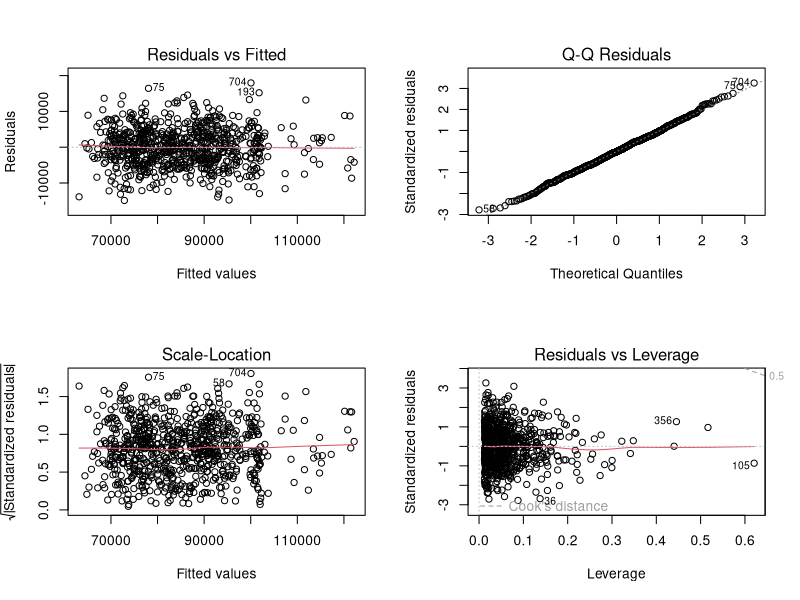

Generate this figure with R:
## ---- chunk 1

library(tidyverse)

## ---- chunk 2

sal_df <- vroom::vroom("Salary.csv")

sal_df <- sal_df |>
  mutate(
    MajorCategory = factor(MajorCategory),
    Sex = factor(Sex)
  )

sal_lm<-lm(Salary~ .,sal_df)
sal_lm_int_GPA_MAJ  <- lm(Salary ~ GPA * MajorCategory + Sex, data = sal_df)

head(sal_df)
## ---- chunk 3


# 1) Pull GPA beta (estimate) and p-value from the summary object
smry <- summary(sal_lm)
coef_mat <- smry$coefficients

gpa_estimate <- coef_mat["GPA", "Estimate"]
gpa_pvalue   <- coef_mat["GPA", "Pr(>|t|)"]

# 2) Confidence interval (default 95%)
gpa_ci <- confint(sal_lm, "GPA", level = 0.95)

# Print nicely
cat("GPA beta (Estimate):", round(gpa_estimate, 4), "\n")
cat("GPA p-value        :", signif(gpa_pvalue, 4), "\n")
cat("GPA 95% CI         : [",
    round(gpa_ci[1], 4), ", ", round(gpa_ci[2], 4), "]\n", sep = "")


## ---- chunk 4

# -------------------------
# Helper: per-major GPA effects (beta, p, 95% CI), no SE/stat printed
# -------------------------
per_major_gpa_effects <- function(model, major_var = "MajorCategory", gpa_var = "GPA", level = 0.95) {
  sm   <- summary(model)
  cf   <- sm$coefficients
  V    <- vcov(model)
  levs <- levels(model$model[[major_var]])
  ref  <- levs[1]  # reference level

  term_gpa <- gpa_var
  out <- list()

  # Baseline (reference major)
  est_ref <- cf[term_gpa, "Estimate"]
  se_ref  <- cf[term_gpa, "Std. Error"]
  p_ref   <- cf[term_gpa, "Pr(>|t|)"]

  alpha <- 1 - level
  tcrit <- qt(1 - alpha/2, df = sm$df[2])
  ci_ref <- c(est_ref - tcrit * se_ref, est_ref + tcrit * se_ref)

  out[[ref]] <- tibble(
    MajorCategory = ref,
    estimate      = est_ref,
    p_value       = p_ref,
    conf_low      = ci_ref[1],
    conf_high     = ci_ref[2]
  )

  # Non-reference majors: slope = beta_GPA + beta_interaction
  for (k in levs[-1]) {
    ti1 <- paste0(gpa_var, ":", major_var, k)
    ti2 <- paste0(major_var, k, ":", gpa_var)
    ti  <- c(ti1, ti2)[c(ti1, ti2) %in% rownames(cf)][1]
    if (is.na(ti)) next

    est <- cf[term_gpa, "Estimate"] + cf[ti, "Estimate"]
    var_ <- V[term_gpa, term_gpa] + V[ti, ti] + 2 * V[term_gpa, ti]
    se   <- sqrt(var_)
    tval <- est / se
    pval <- 2 * pt(abs(tval), df = sm$df[2], lower.tail = FALSE)
    ci   <- c(est - tcrit * se, est + tcrit * se)

    out[[k]] <- tibble(
      MajorCategory = k,
      estimate      = est,
      p_value       = pval,
      conf_low      = ci[1],
      conf_high     = ci[2]
    )
  }

  bind_rows(out) |>
    arrange(MajorCategory)
}

# -------------------------
# 1) Per-major GPA slopes (beta, p, CI)
# -------------------------
gpa_by_major_tbl <- per_major_gpa_effects(
  model     = sal_lm_int_GPA_MAJ,
  major_var = "MajorCategory",
  gpa_var   = "GPA",
  level     = 0.95
)

cat("\n=== GPA slope within each MajorCategory (beta, p, 95% CI) ===\n")
gpa_by_major_tbl |>
  mutate(
    across(c(estimate, conf_low, conf_high), ~round(.x, 3)),
    p_value = signif(p_value, 3)
  ) |>
  print(n = Inf)

# -------------------------
# 2) Raw interaction terms (difference vs. reference major) + 95% CI
# -------------------------
sm_int <- summary(sal_lm_int_GPA_MAJ)
cf_mat <- sm_int$coefficients
ci_all <- confint(sal_lm_int_GPA_MAJ, level = 0.95)

interaction_rows <- rownames(cf_mat)[
  grepl("^GPA:MajorCategory|^MajorCategory.+:GPA$", rownames(cf_mat))
]

interaction_tbl <- tibble(
  term      = interaction_rows,
  estimate  = cf_mat[interaction_rows, "Estimate"],
  p_value   = cf_mat[interaction_rows, "Pr(>|t|)"],
  conf_low  = ci_all[interaction_rows, 1],
  conf_high = ci_all[interaction_rows, 2]
) |>
  arrange(term)

cat("\n=== Interaction terms: difference in GPA slope vs. reference major ===\n")
interaction_tbl |>
  mutate(
    across(c(estimate, conf_low, conf_high), ~round(.x, 3)),
    p_value = signif(p_value, 3)
  ) |>
  print(n = Inf)

# -------------------------
# 3) F-tests (does interaction improve fit?)
# -------------------------
cat("\n=== Nested model comparison (no interaction vs. with interaction) ===\n")
print(anova(sal_lm, sal_lm_int_GPA_MAJ))

cat("\n=== Drop1 test (joint test of GPA:MajorCategory block) ===\n")
print(drop1(sal_lm_int_GPA_MAJ, test = "F"))




## ---- chunk 5

# linear model predicting Salary by Major Category
maj_lm <- lm(Salary ~ MajorCategory, data = sal_df)
summary(maj_lm)


## ---- chunk 6
sal_lm_sex_major <- lm(
  Salary ~ GPA + Sex * MajorCategory,
  data = sal_df
)

summary(sal_lm_sex_major)

## ---- chunk 7

# linear model using all predictors and no interactions
sal_lm<-lm(Salary~ .,sal_df)

# linear model using all predictors and interactions found to be significant:
sal_interaction_lm <- lm(Salary ~ MajorCategory * Sex + MajorCategory * GPA, data = sal_df)


anova(sal_lm, sal_interaction_lm)
summary(sal_interaction_lm)

par(mfrow = c(2,2))
plot(sal_interaction_lm)
